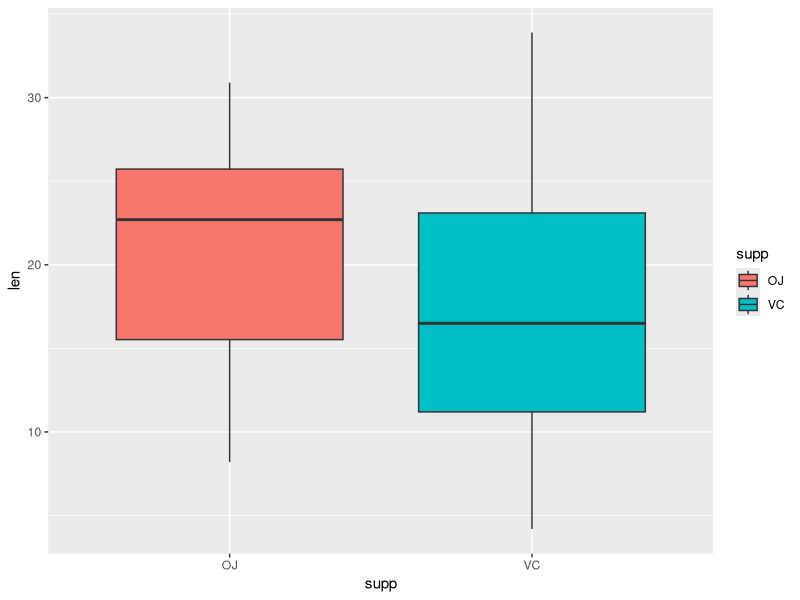
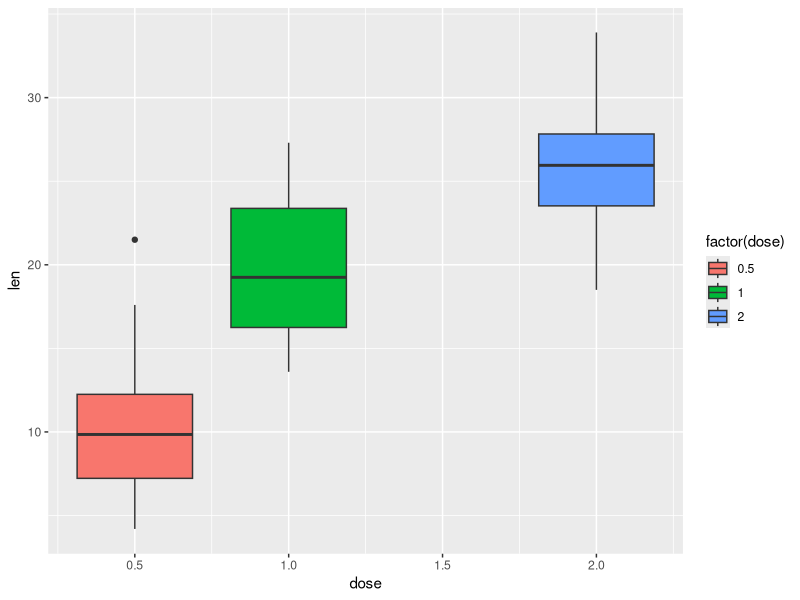

Recreate these plots in R, in order.
## ---- chunk 1
library(ggplot2)

data(ToothGrowth)
tg <- data.frame(ToothGrowth)
## ---- chunk 2
dim(tg)
head(tg)
## ---- chunk 3
summary(tg)
## ---- chunk 4
ggplot(data=tg, aes(x=supp, y=len)) + geom_boxplot(aes(fill=supp))
## ---- chunk 5
ggplot(data=tg, aes(x=dose, y=len)) + geom_boxplot(aes(fill=factor(dose)))
## ---- chunk 6
t.test(tg$len[tg$supp=="OJ"], tg$len[tg$supp=="VC"], paired = FALSE, var.equal = FALSE)$conf
## ---- chunk 7
t.test(tg$len[tg$dose==0.5], tg$len[tg$dose==1], paired = FALSE, var.equal = FALSE)$conf
## ---- chunk 8
t.test(tg$len[tg$dose==1], tg$len[tg$dose==2], paired = FALSE, var.equal = FALSE)$conf
